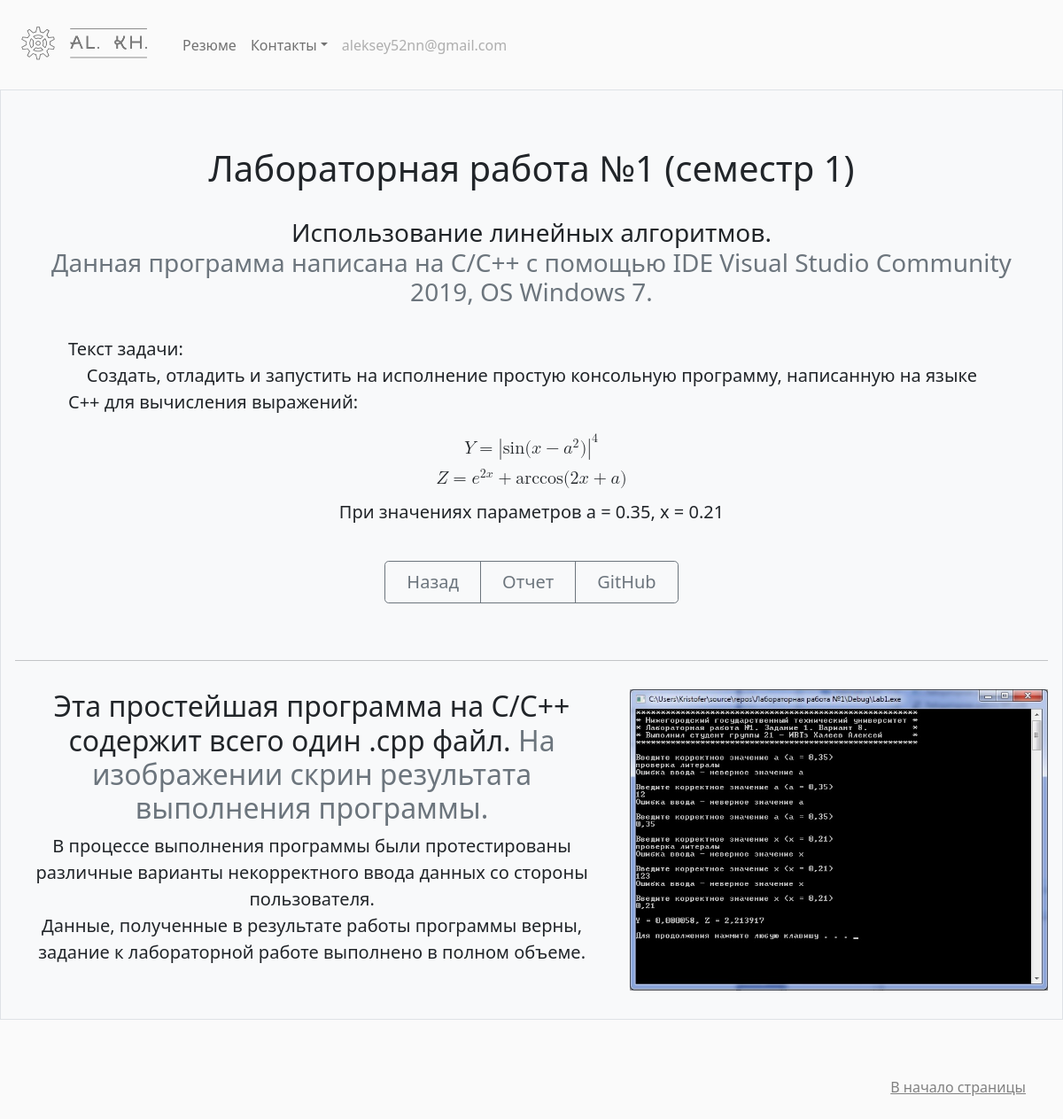
The app's page /portfolio/10/ with its own data.
### portfolio/models.py (models this page shows, shortened)
class CardProject(models.Model):
    title = models.TextField(default="Title")
    date = models.DateField(default=django.utils.timezone.now)
    time = models.TimeField(default=django.utils.timezone.now)
    description_head = models.TextField(default="Description Head")
    description_span = models.TextField(default="Description Span")
    description_lead = models.TextField(default="Description Lead")
    logo = models.ImageField(upload_to='portfolio/images/', default="nothing")
    res1 = models.ImageField(upload_to='portfolio/images/', default="nothing")
    res1_head = models.TextField(default="Res1 Head Description")
    res1_span = models.TextField(default="Res1 Span Description")
    res1_lead = models.TextField(default="Res1 Lead Description")
    res2 = models.ImageField(upload_to='portfolio/images/', default="nothing")
    res2_head = models.TextField(default="Res2 Head Description")
    res2_span = models.TextField(default="Res2 Span Description")
    res2_lead = models.TextField(default="Res2 Lead Description")
    res3 = models.ImageField(upload_to='portfolio/images/', default="nothing")
    res3_head = models.TextField(default="Res3 Head Description")
    res3_span = models.TextField(default="Res3 Span Description")
    res3_lead = models.TextField(default="Res3 Lead Description")
    github = models.URLField()
    report = models.FileField(upload_to='portfolio/docs/', default="nothing")
    video = models.FileField(upload_to='portfolio/docs/', default="nothing")
    video_head = models.TextField(default="Video Head Description")
    video_span = models.TextField(default="Video Span Description")
    video_lead = models.TextField(default="Video Lead Description")

### portfolio/views.py (the view)
# urls.py: path('<int:card_id>/', views.detail, name='detail'),
def detail(request, card_id):
    card = get_object_or_404(CardProject, pk=card_id)
    return render(request, 'portfolio/detail.html', {'card': card})

### portfolio/templates/portfolio/detail.html (shortened to what this page needs)
{% extends 'home/base.html' %}
{% load static %}
{% block content %}
<div class="p-3 mb-3 bg-light border rounded-5" align="center">
    <div class="container-fluid py-5">
        <h1 class="featurette-heading" align="center">{{ card.title}}</h1><br>
        <h3 class="featurette-heading" align="center">{{ card.description_head|safe|linebreaksbr }}<br>
            <span class="text-muted">{{ card.description_span|safe|linebreaksbr }}</span></h3><br>
        <p class="lead mx-5" align="left" style="white-space: pre-wrap;">{{ card.description_lead|safe }}</p><br>
        <div class="btn-group">
            <a class="btn btn-outline-secondary btn-lg px-4" href="../">Назад</a>
            {% if card.report != "nothing" %}
            <a class="btn btn-outline-secondary btn-lg px-4" target="_blank" href="{{ card.report.url }}">Отчет</a>
            {% endif %}
            <a class="btn btn-outline-secondary btn-lg px-4" target="_blank" href="{{ card.github }}">GitHub</a>
        </div>
    </div>
    {% if card.res1 != "nothing" %}
    <hr class="featurette-divider">
    <div class="row featurette py-3">
      <div class="col-md-7">
        <h2 class="featurette-heading">{{ card.res1_head }} <span class="text-muted">{{ card.res1_span }}</span></h2>
        <p class="lead" style="white-space: pre-wrap;">{{ card.res1_lead|safe }}</p>
      </div>
      <div class="col-md-5">
        <img class="bd-placeholder-img bd-placeholder-img-lg featurette-image img-fluid mx-auto"
             width="500" height="auto" src="{{ card.res1.url }}">
      </div>
    </div>
    {% endif %}
</div>
<footer class="text-muted py-5">
  <div class="container">
    <p class="float-end mb-1">
      <a href="#">В начало страницы</a>
    </p>
  </div>
</footer>
{% endblock %}

### home/templates/home/base.html (style rules this page uses)
BODY { background: #fafafa }
H5 { text-align: center }
A { color: grey }
.bd-placeholder-img { font-size: 1.125rem; text-anchor: middle; -webkit-user-select: none; -moz-user-select: none; user-select: none; }
@media (min-width: 768px) { .bd-placeholder-img-lg { font-size: 3.5rem; } }

### records on screen
CardProject: title "Лабораторная работа №1 (семестр 1)", description_head "Использование линейных алгоритмов.", description_span "Данная программа написана на С/С++ с помощью IDE Visual Studio Community 2019, OS Windows 7.", description_lead "Текст задачи: Создать, отладить и запустить на исполнение простую консольную программу, написанную на языке C++ для вычисления выражений: Y = sin ( x − a 2 ) | 4 Z = e 2 x + arccos ( 2 x + a ) При значениях параметров a = 0.35, x = 0.21", res1_head "Эта простейшая программа на С/С++ содержит всего один .cpp файл.", res1_span "На изображении скрин результата выполнения программы.", res1_lead "В процессе выполнения программы были протестированы различные варианты некорректного ввода данных со стороны пользователя. Данные, полученные в результате работы программы верны, задание к лабораторной работе выполнено в полном объеме.", res1 (picture)
